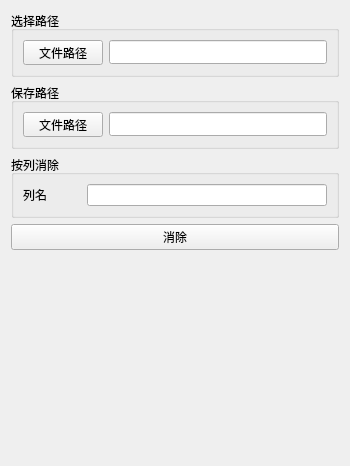
          <widget class="QWidget" name="ExcelDuplication">
           <property name="geometry">
            <rect>
             <x>0</x>
             <y>0</y>
             <width>350</width>
             <height>466</height>
            </rect>
           </property>
           <attribute name="label">
            <string>消除重复</string>
           </attribute>
           <layout class="QVBoxLayout" name="verticalLayout_10">
            <item>
             <widget class="QGroupBox" name="groupBox_3">
              <property name="title">
               <string>选择路径</string>
              </property>
              <layout class="QVBoxLayout" name="verticalLayout_7">
               <item>
                <layout class="QHBoxLayout" name="horizontalLayout_4">
                 <item>
                  <widget class="QPushButton" name="btn_DuplicationExcel">
                   <property name="maximumSize">
                    <size>
                     <width>16777215</width>
                     <height>25</height>
                    </size>
                   </property>
                   <property name="text">
                    <string>文件路径</string>
                   </property>
                  </widget>
                 </item>
                 <item>
                  <widget class="QLineEdit" name="lineEditDuplicationExcel">
                   <property name="minimumSize">
                    <size>
                     <width>0</width>
                     <height>0</height>
                    </size>
                   </property>
                   <property name="maximumSize">
                    <size>
                     <width>16777215</width>
                     <height>24</height>
                    </size>
                   </property>
                  </widget>
                 </item>
                </layout>
               </item>
              </layout>
             </widget>
            </item>
            <item>
             <widget class="QGroupBox" name="groupBox_4">
              <property name="title">
               <string>保存路径</string>
              </property>
              <layout class="QVBoxLayout" name="verticalLayout_8">
               <item>
                <layout class="QHBoxLayout" name="horizontalLayout_5">
                 <item>
                  <widget class="QPushButton" name="btn_SaveDuplicationExcel">
                   <property name="maximumSize">
                    <size>
                     <width>16777215</width>
                     <height>25</height>
                    </size>
                   </property>
                   <property name="text">
                    <string>文件路径</string>
                   </property>
                  </widget>
                 </item>
                 <item>
                  <widget class="QLineEdit" name="lineEdit_SaveDuplicationExcel">
                   <property name="minimumSize">
                    <size>
                     <width>0</width>
                     <height>0</height>
                    </size>
                   </property>
                   <property name="maximumSize">
                    <size>
                     <width>16777215</width>
                     <height>24</height>
                    </size>
                   </property>
                  </widget>
                 </item>
                </layout>
               </item>
              </layout>
             </widget>
            </item>
            <item>
             <widget class="QGroupBox" name="groupBox_5">
              <property name="title">
               <string>按列消除</string>
              </property>
              <layout class="QVBoxLayout" name="verticalLayout_9">
               <item>
                <layout class="QHBoxLayout" name="horizontalLayout_6">
                 <item>
                  <widget class="QLabel" name="label_ExcelDuplicationCol">
                   <property name="text">
                    <string>列名</string>
                   </property>
                  </widget>
                 </item>
                 <item>
                  <widget class="QLineEdit" name="lineEdit_ExcelDuplicationCol">
                   <property name="maximumSize">
                    <size>
                     <width>240</width>
                     <height>16777215</height>
                    </size>
                   </property>
                  </widget>
                 </item>
                </layout>
               </item>
              </layout>
             </widget>
            </item>
            <item>
             <widget class="QPushButton" name="btn_ExcelDuplication">
              <property name="text">
               <string>消除</string>
              </property>
             </widget>
            </item>
            <item>
             <spacer name="verticalSpacer_2">
              <property name="orientation">
               <enum>Qt::Vertical</enum>
              </property>
              <property name="sizeHint" stdset="0">
               <size>
                <width>20</width>
                <height>40</height>
               </size>
              </property>
             </spacer>
            </item>
           </layout>
          </widget>
